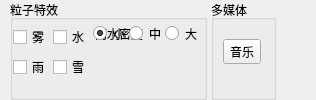
        <widget class="QWidget" name="particlePage">
         <attribute name="title">
          <string>粒子特效</string>
         </attribute>
         <layout class="QHBoxLayout" name="horizontalLayout_20">
          <property name="spacing">
           <number>4</number>
          </property>
          <property name="leftMargin">
           <number>10</number>
          </property>
          <property name="topMargin">
           <number>0</number>
          </property>
          <property name="rightMargin">
           <number>0</number>
          </property>
          <property name="bottomMargin">
           <number>0</number>
          </property>
          <item>
           <widget class="QGroupBox" name="groupBox_5">
            <property name="title">
             <string>粒子特效</string>
            </property>
            <layout class="QGridLayout" name="gridLayout_4">
             <property name="leftMargin">
              <number>0</number>
             </property>
             <property name="topMargin">
              <number>0</number>
             </property>
             <property name="rightMargin">
              <number>3</number>
             </property>
             <property name="bottomMargin">
              <number>13</number>
             </property>
             <property name="horizontalSpacing">
              <number>3</number>
             </property>
             <property name="verticalSpacing">
              <number>0</number>
             </property>
             <item row="0" column="0">
              <widget class="QCheckBox" name="smokeCheckBox">
               <property name="text">
                <string>雾</string>
               </property>
              </widget>
             </item>
             <item row="0" column="1">
              <widget class="QCheckBox" name="fireCheckBox">
               <property name="text">
                <string>水</string>
               </property>
              </widget>
             </item>
             <item row="0" column="2" rowspan="2">
              <widget class="QGroupBox" name="groupBox_15">
               <property name="styleSheet">
                <string notr="true">border-left: 0px solid gray;
border-top: 0px solid gray;
border-right:0px solid gray4;
</string>
               </property>
               <property name="title">
                <string>雨水密度</string>
               </property>
               <layout class="QHBoxLayout" name="horizontalLayout_19">
                <property name="spacing">
                 <number>3</number>
                </property>
                <property name="leftMargin">
                 <number>0</number>
                </property>
                <property name="topMargin">
                 <number>0</number>
                </property>
                <property name="rightMargin">
                 <number>3</number>
                </property>
                <property name="bottomMargin">
                 <number>35</number>
                </property>
                <item>
                 <widget class="QRadioButton" name="smallRadioBtn">
                  <property name="text">
                   <string>小</string>
                  </property>
                  <property name="checked">
                   <bool>true</bool>
                  </property>
                 </widget>
                </item>
                <item>
                 <widget class="QRadioButton" name="middleRadioBtn">
                  <property name="text">
                   <string>中</string>
                  </property>
                 </widget>
                </item>
                <item>
                 <widget class="QRadioButton" name="heavyRadioBtn">
                  <property name="text">
                   <string>大</string>
                  </property>
                 </widget>
                </item>
               </layout>
              </widget>
             </item>
             <item row="1" column="0">
              <widget class="QCheckBox" name="rainCheckBox">
               <property name="text">
                <string>雨</string>
               </property>
              </widget>
             </item>
             <item row="1" column="1">
              <widget class="QCheckBox" name="snowCheckBox">
               <property name="text">
                <string>雪</string>
               </property>
              </widget>
             </item>
            </layout>
           </widget>
          </item>
          <item>
           <widget class="QGroupBox" name="groupBox_9">
            <property name="title">
             <string>多媒体</string>
            </property>
            <layout class="QHBoxLayout" name="horizontalLayout_12">
             <property name="spacing">
              <number>3</number>
             </property>
             <property name="leftMargin">
              <number>0</number>
             </property>
             <property name="topMargin">
              <number>0</number>
             </property>
             <property name="rightMargin">
              <number>3</number>
             </property>
             <property name="bottomMargin">
              <number>13</number>
             </property>
             <item>
              <widget class="QToolButton" name="playMusic">
               <property name="text">
                <string>音乐</string>
               </property>
               <property name="icon">
                <iconset>
                 <normalon>:/QMainWindow/Resources/icon/analysis.png</normalon>
                </iconset>
               </property>
               <property name="iconSize">
                <size>
                 <width>32</width>
                 <height>32</height>
                </size>
               </property>
               <property name="toolButtonStyle">
                <enum>Qt::ToolButtonTextUnderIcon</enum>
               </property>
              </widget>
             </item>
            </layout>
           </widget>
          </item>
          <item>
           <spacer name="horizontalSpacer_6">
            <property name="orientation">
             <enum>Qt::Horizontal</enum>
            </property>
            <property name="sizeHint" stdset="0">
             <size>
              <width>40</width>
              <height>20</height>
             </size>
            </property>
           </spacer>
          </item>
         </layout>
        </widget>
